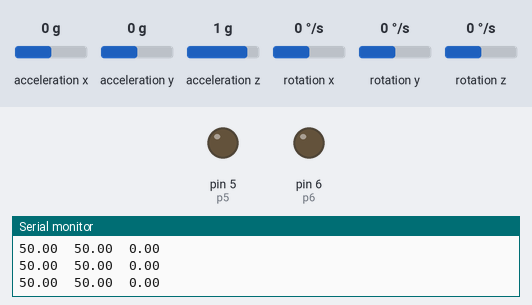
The sketch below on a simulated Arduino Uno, built with avr-gcc and run on an emulated ATmega328P. Parts: output pins drawn as LEDs (lit = HIGH), the last lines printed to the serial monitor. Wiring (inferred from the names in the program): MPU-6050 motion sensor at I2C address 0x68. Dashed ring = blinking. Inputs (shaded band) come from the test bench; at power-on: acceleration x 0 g, acceleration y 0 g, acceleration z 1 g, rotation x 0 °/s, rotation y 0 °/s, rotation z 0 °/s.

Above: at 1.2 s.
1.3 s: acceleration x set to -1.4 g
At 1.67 s:
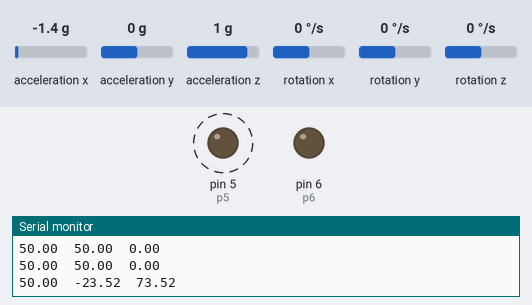
4.3 s: acceleration x set to 0.8 g
At 4.74 s:
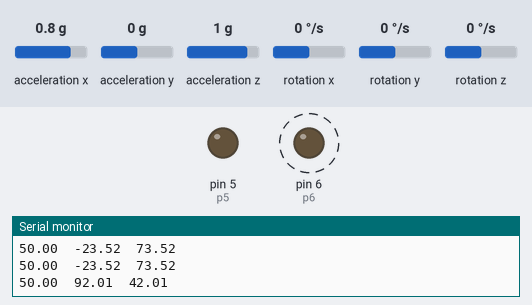
7.3 s: acceleration x set to -0.8 g
At 7.39 s:
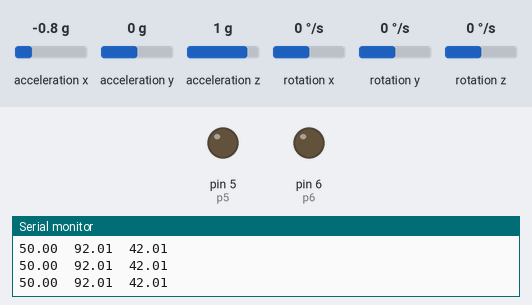
10.3 s: acceleration x set to 1.4 g
At 10.67 s:
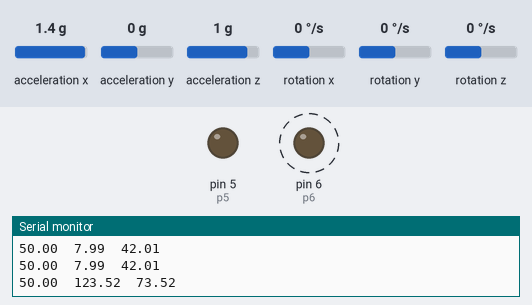
Timing chart, 0 to 14.3 s (numbered marks = the images above; inputs shaded):
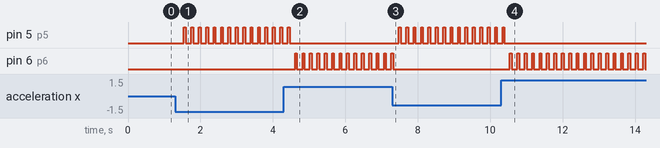

Measured:
- after the input at 1.3 s, pin 5 (p5): alternates HIGH for 0.05 s and LOW for 0.15 s, starting after 0.25 s
- after the input at 4.3 s, pin 5 (p5): goes on until 4.5 s, then stays LOW; pin 6 (p6): alternates HIGH for 0.05 s and LOW for 0.15 s, starting after 0.31 s
- after the input at 7.3 s, pin 5 (p5): alternates HIGH for 0.05 s and LOW for 0.15 s, starting after 0.18 s; pin 6 (p6): goes on until 7.3 s, then stays LOW
- after the input at 10.3 s, pin 5 (p5): goes on until 10.4 s, then stays LOW; pin 6 (p6): alternates HIGH for 0.05 s and LOW for 0.15 s, starting after 0.24 s

The sketch:

SteeringWheel.ino
```cpp
#include <Wire.h>
#include <LSM303.h>
LSM303 compass;
char report[80];

uint32_t counter = 0;
const int MPU_ADDR = 0x68; // I2C address of the MPU-6050. If AD0 pin is set to HIGH, the I2C address will be 0x69.
int16_t accelerometer_x, accelerometer_y, accelerometer_z; // variables for accelerometer raw data
int16_t gyro_x, gyro_y, gyro_z; // variables for gyro raw data
int16_t temperature; // variables for temperature data
char tmp_str[7]; // temporary variable used in convert function
char* convert_int16_to_str(int16_t i) { // converts int16 to string. Moreover, resulting strings will have the same length in the debug monitor.
  sprintf(tmp_str, "%6d", i);
  return tmp_str;
}

float ay_percent;
float ax2_percent;

int p5 = 5;
int p6 = 6;

void setup()
{
  pinMode(p5, OUTPUT);
  pinMode(p6, OUTPUT);

  Serial.begin(115200);
  Wire.begin();
  compass.init();
  compass.enableDefault();

  Wire.beginTransmission(MPU_ADDR); // Begins a transmission to the I2C slave (GY-521 board)
  Wire.write(0x6B); // PWR_MGMT_1 register
  Wire.write(0); // set to zero (wakes up the MPU-6050)
  Wire.endTransmission(true);

}

void loop()
{
  compass.read();
delay(150);
  Wire.beginTransmission(MPU_ADDR);
  Wire.write(0x3B); // starting with register 0x3B (ACCEL_XOUT_H) [MPU-6000 and MPU-6050 Register Map and Descriptions Revision 4.2, p.40]
  Wire.endTransmission(false); // the parameter indicates that the Arduino will send a restart. As a result, the connection is kept active.
  Wire.requestFrom(MPU_ADDR, 7 * 2, true); // request a total of 7*2=14 registers

  // "Wire.read()<<8 | Wire.read();" means two registers are read and stored in the same variable
  accelerometer_x = Wire.read() << 8 | Wire.read(); // reading registers: 0x3B (ACCEL_XOUT_H) and 0x3C (ACCEL_XOUT_L)
  accelerometer_y = Wire.read() << 8 | Wire.read(); // reading registers: 0x3D (ACCEL_YOUT_H) and 0x3E (ACCEL_YOUT_L)
  accelerometer_z = Wire.read() << 8 | Wire.read(); // reading registers: 0x3F (ACCEL_ZOUT_H) and 0x40 (ACCEL_ZOUT_L)
  //temperature = Wire.read() << 8 | Wire.read(); // reading registers: 0x41 (TEMP_OUT_H) and 0x42 (TEMP_OUT_L)
  //gyro_x = Wire.read() << 8 | Wire.read(); // reading registers: 0x43 (GYRO_XOUT_H) and 0x44 (GYRO_XOUT_L)
  //gyro_y = Wire.read() << 8 | Wire.read(); // reading registers: 0x45 (GYRO_YOUT_H) and 0x46 (GYRO_YOUT_L)
  //gyro_z = Wire.read() << 8 | Wire.read(); // reading registers: 0x47 (GYRO_ZOUT_H) and 0x48 (GYRO_ZOUT_L)


  //  if (counter % 10 == 0)
  //  {
  //    Serial.println("\n\tACCELEROMETER\t\tGYROSCOPE\t\tTEMPERATURE\t\tACCELEROMETER 2\t\tMAGNETOMETER");
  //    Serial.println("\tax\tay\taz\tgx\tgy\tgz\tT\t\t\tax2\tay2\taz2\tmagx\tmagy\tmagz");
  //  }
  //
  //
  //  Serial.print(counter);
  //  Serial.print('\t');
  //  Serial.print(convert_int16_to_str(accelerometer_x));
  //  Serial.print('\t');
  //  Serial.print(convert_int16_to_str(accelerometer_y));
  //  Serial.print('\t');
  //  Serial.print(convert_int16_to_str(accelerometer_z));
  //  Serial.print('\t');
  //  Serial.print(convert_int16_to_str(gyro_x));
  //  Serial.print('\t');
  //  Serial.print(convert_int16_to_str(gyro_y));
  //  Serial.print('\t');
  //  Serial.print(convert_int16_to_str(gyro_z));
  //  Serial.print('\t');
  //  Serial.print(temperature / 340.00 + 36.53);
  //  Serial.print('\t');
  //  Serial.print('\t');
  //  Serial.print('\t');
  //  Serial.print(compass.a.x);
  //  Serial.print('\t');
  //  Serial.print(compass.a.y);
  //  Serial.print('\t');
  //  Serial.print(compass.a.z);
  //  Serial.print('\t');
  //  Serial.print(compass.m.x);
  //  Serial.print('\t');
  //  Serial.print(compass.m.y);
  //  Serial.print('\t');
  //  Serial.print(compass.m.z);
  //  Serial.println();
  //  counter++;

  ay_percent = 100*((abs(float(accelerometer_y) - 13500)) / (27000));
  ax2_percent = 100*((float(compass.a.x) + 15600) / (31200));

  Serial.print(ay_percent);
  Serial.print('\t');
  Serial.print(ax2_percent);
  Serial.print('\t');
  Serial.print(abs(ay_percent - ax2_percent));
  Serial.println();


  if (ay_percent > ax2_percent) {
    //left

    if (abs(ay_percent - ax2_percent) > 5) {
      if (ay_percent > 1) {
        digitalWrite(p5, HIGH);
        digitalWrite(p6, LOW);
        delay(50);
        digitalWrite(p5, LOW);
        digitalWrite(p6, LOW);
      }
    }
  }

  if (ay_percent < ax2_percent) {
    //right
    if (ay_percent < 99) {
      if (abs(ay_percent - ax2_percent) > 5) {
        digitalWrite(p6, HIGH);
        digitalWrite(p5, LOW);
        delay(50);
        digitalWrite(p5, LOW);
        digitalWrite(p6, LOW);
      }
    }
  }
}
```
